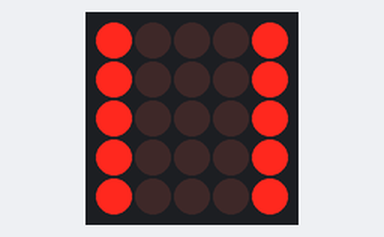
This sketch was run on a simulated Arduino Uno, built with avr-gcc and run on an emulated ATmega328P. Shown: 5×5 LED matrix. Wiring (inferred from the names in the program): LED matrix (orientation assumed): rows pin 7, pin 6, pin 5, pin 4, pin 3; columns pin 9, pin 10, pin 11, pin 12, pin 13.

Above: at 0.1 s.
At 4.2 s:
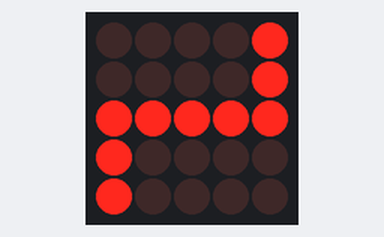
At 10.5 s:
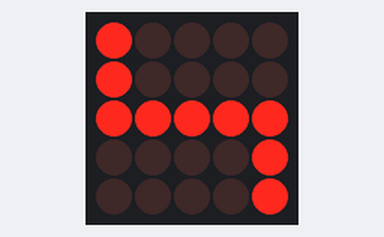
At 18.8 s:
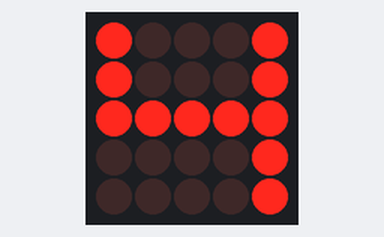
At 27.1 s:
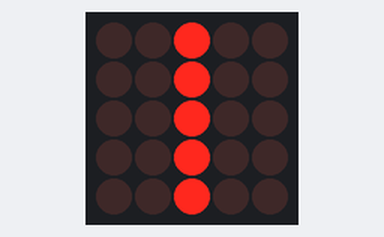
At 37.4 s:
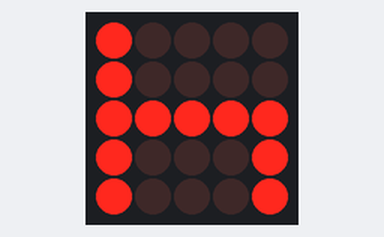

The sketch:

ngt_matrix57_Number.ino
```cpp
#define MAX_NUM 12
#define ROWS 7
#define COLS 5

// Define 5x7 LED Row & Column Pin
const int row[ROWS] = {8, 7, 6, 5, 4, 3, 2};
const int col[COLS] = {9, 10, 11, 12, 13};

// Matrix LED
//  C4 C3 C2 C1 C0
//  O  O  O  O  O  R6
//  O  O  O  O  O  R5
//  O  O  O  O  O  R4
//  O  O  O  O  O  R3
//  O  O  O  O  O  R2
//  O  O  O  O  O  R1
//  O  O  O  O  O  R0
const char matrix[MAX_NUM][ROWS] = {
  {0x1F, 0x11, 0x11, 0x11, 0x11, 0x11, 0x1F}, // Number: 0
  {0x04, 0x04, 0x04, 0x04, 0x04, 0x04, 0x04}, // Number: 1
  {0x1F, 0x01, 0x01, 0x1F, 0x10, 0x10, 0x1F}, // Number: 2
  {0x1F, 0x01, 0x01, 0x1F, 0x01, 0x01, 0x1F}, // Number: 3
  {0x11, 0x11, 0x11, 0x1F, 0x01, 0x01, 0x01}, // Number: 4
  {0x1F, 0x10, 0x10, 0x1F, 0x01, 0x01, 0x1F}, // Number: 5
  {0x1F, 0x10, 0x10, 0x1F, 0x11, 0x11, 0x1F}, // Number: 6
  {0x1F, 0x01, 0x01, 0x01, 0x01, 0x01, 0x01}, // Number: 7
  {0x1F, 0x11, 0x11, 0x1F, 0x11, 0x11, 0x1F}, // Number: 8
  {0x1F, 0x11, 0x11, 0x1F, 0x01, 0x01, 0x1F}, // Number: 9
  {0x00, 0x15, 0x0A, 0x1F, 0x0E, 0x15, 0x00}, // Number: *
  {0x00, 0x0A, 0x1F, 0x0A, 0x1F, 0x0A, 0x00}, // Number: #
};

int gNum;

void clearLEDs(void) {
  for (int r = 0; r < ROWS; r++) {
    digitalWrite(row[r], LOW);
  }

  for (int c = 0; c < COLS; c++) {
    digitalWrite(col[c], HIGH);
  }
}

void writeNum(int num) {
    gNum = num;
}

void refreshMatrix(void) {
  int r, c, onOff;
  char mask;

  for (r = 0; r < ROWS; r++) {
    digitalWrite(row[r], HIGH);
 mask = 0x10;

    for (c = 0; c < COLS; c++, mask >>= 1) {
      onOff = matrix[gNum][r] & mask;
      if (onOff)
        digitalWrite(col[c], LOW);

      delayMicroseconds(50);
      digitalWrite(col[c], HIGH);
    }

    digitalWrite(row[r], LOW);
  }
}

void setup() {
  for (int r = 0; r < ROWS; r++) {
    pinMode(row[r], OUTPUT);
  }

  for (int c = 0; c < COLS; c++) {
    pinMode(col[c], OUTPUT);
  }

  clearLEDs();
  writeNum(0);
}

void loop() {
  // Refresh 5x7 Matrix LEDs
  for (int i = 0; i < 1000; i++)
    refreshMatrix();

  // Display next number
  if (++gNum >= MAX_NUM) {
    gNum = 0;
  }
}
```

Measured:
- what the display in image 0 shows lasts 2.1 s, from 0.0 s to 2.1 s
- what the display in image 4 shows lasts 2.0 s, from 27.1 s to 29.1 s
